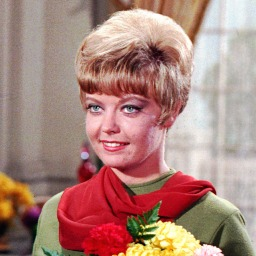
#> input picture 4/zelda.jpg, 256 x 256 px, found by its file name
$ python syntax.py
#> lines starting #> are read from the running program, lines starting #| are printed output that depends on the picture; after the words box and inside, x2 and y2 are one past the last pixel; in counts of white or black regions, pixels touching at a corner belong together
import cv2

# Read 1 image như binh thường
img = cv2.imread("zelda.jpg")
#> img is the input picture: shape (256, 256, 3); mean B, G, R 124.5, 133.5, 171.9
# Thêm flag:
## cv2.IMREAD_COLOR: Đọc ảnh màu (default)
## cv2.IMREAD_GRAYSCALE: Đọc ảnh đen trắng
img = cv2.imread("zelda.jpg", flags=cv2.IMREAD_GRAYSCALE)
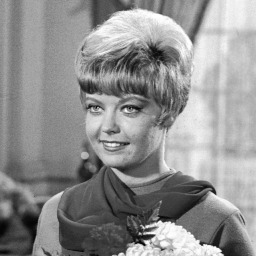
#> img: shape (256, 256); min 3, max 255, mean 144

# Giới hạn giá trị của các màu trong ảnh
## Flag: cv2.THRESH_BINARY: Lấy giá trị 0 hoặc 255
## 128: threshold, nếu dưới là 0, trên là 255
## Return: [0]: ret, [1]: ảnh sau khi threshold
grayscale_img = cv2.threshold(img, 128, 255, cv2.THRESH_BINARY)[1]
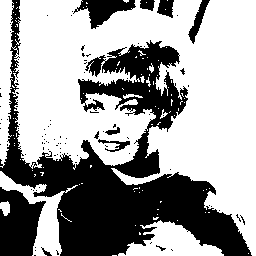
#> grayscale_img: shape (256, 256); 62.7% white; 99 black regions (88 under 20 px), largest, box (x1, y1, x2, y2) and area: (0, 0, 252, 256) 20233, (0, 187, 46, 256) 2200, (73, 0, 136, 29) 858

# Chuyển qua lại giữa các hệ màu
## Flag: BGR2GRAY, BGR2RGB, ...
## OpenCV read image và lưu trữ dạng BGR
rgb_image = cv2.cvtColor(img, cv2.COLOR_BGR2RGB)

# Get average color của 1 vùng trong ảnh
## mask: ảnh đen trắng, chỉ các ảnh trắng mới được tính trung bình
## return: tupe BGRA, ở đây chỉ lấy 3 giá trị đầu
avg_color = cv2.mean(img, mask=grayscale_img)[:3]
#> avg_color = (179.6, 0, 0)

# Add each pixel of img to an average color
# Nếu tổng vượt quá data type, sẽ tự threshold tại max
new_img = cv2.add(img, avg_color)
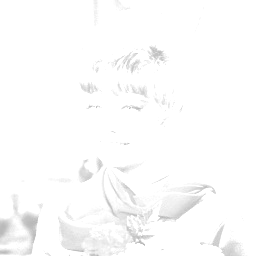
#> new_img: shape (256, 256); min 183, max 255, mean 252

# Merge 3 single-channel images thành 1 3-channel image
## Mục đích: dùng để tương tác với các ảnh 3-channel khác (các hàm thường yêu cầu input cùng số channel)
new_img = cv2.merge([grayscale_img, grayscale_img, grayscale_img])

# Normalize range value của image về 1 range mới (0-255), dựa trên gt min|max của array
img_normalized = cv2.normalize(new_img, None, 0, 255, cv2.NORM_MINMAX)
